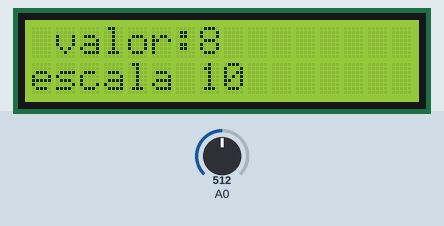
Bench run of a sketch on a simulated Arduino Uno, built with avr-gcc and run on an emulated ATmega328P. On the bench: 16×2 character LCD. The test bench sets the inputs (shaded band); at power-on: A0 = 512.

Above: at 1.2 s.
1.3 s: A0 set to 716
At 2.8 s:
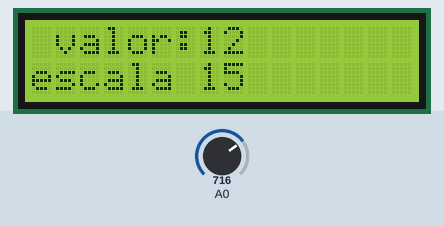
5.4 s: A0 set to 900
At 6.7 s:
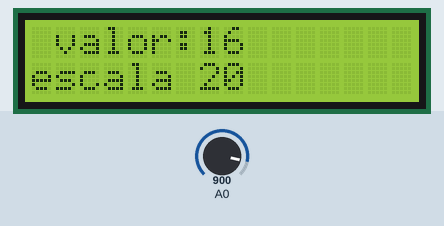
8.5 s: A0 set to 1023
At 9.5 s:
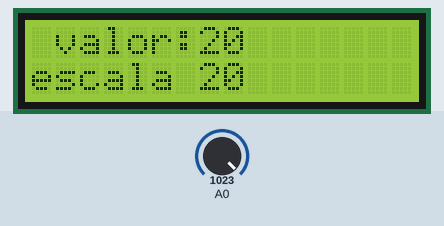
Timing chart, 0 to 11.5 s (numbered marks = the images above; inputs shaded):
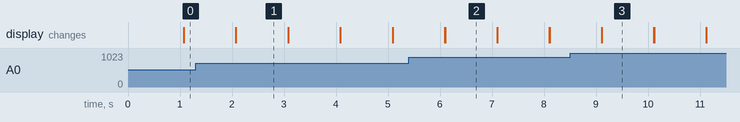

The sketch:

voltimetro.ino
```cpp
#include<LiquidCrystal.h>
LiquidCrystal lcd(2,3,4,10,11,12,13);
int v;

void setup() {
  // put your setup code here, to run once:

lcd.begin(16,2);
}

void loop() {
  // put your main code here, to run repeatedly:

  v=analogRead(A0)*5/1023;
  v=v*4;
  lcd.setCursor(0,0);
  lcd.write(byte(0));
  lcd.print("valor:");
  lcd.print(v);
  lcd.setCursor(0,1);
  if(v<=5){
    lcd.print("escala 5");
    }
    if(v<=10 && v>=6){
    lcd.print("escala 10 ");
    }
    if(v<=15 && v>=11){
    lcd.print("escala 15 ");
    }
    if(v<=20 && v>=16){
    lcd.print("escala 20 ");
    }
  delay(1000);
  lcd.clear();
}
```

Measured:
- after the input at 1.3 s, the display: first differs from a run without the input after 0.78 s (image 1)
- after the input at 5.4 s, the display: first differs from a run without the input after 0.70 s (image 2)
- after the input at 8.5 s, the display: first differs from a run without the input after 0.61 s (image 3)
- what the display in image 1 shows lasts 1.0 s, from 2.1 s to 3.1 s
